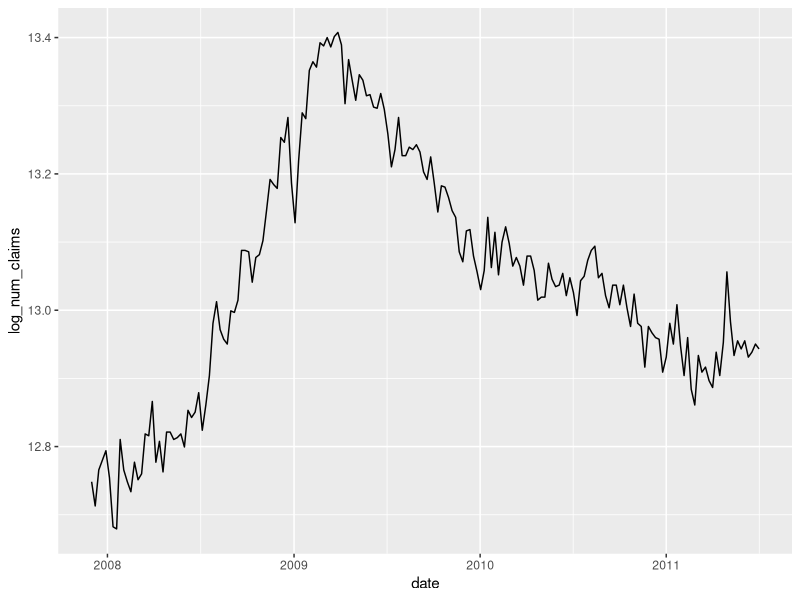

Reproduce this figure in R.
## ---- chunk 1
library(tidyverse)
library(dplyr)
library(modelr)
library(scales)
library(lubridate)
library(stats)
## ---- chunk 2
claims <- read.csv("unemployment_claims.csv")


# unemployment_claims.csv has been acquired and formatted from:
# https://fred.stlouisfed.org/series/CCSA
# https://oui.doleta.gov/unemploy/claims.asp

names(claims) <- c("date", "num_initial_claims")
claims <- claims %>% mutate(num_initial_claims = as.numeric(gsub(",", "", num_initial_claims)), date = as.Date(date))

claims <- claims %>% mutate(log_num_claims = log(num_initial_claims))

claims

claims_recession <- claims %>% filter(date >= "2007-12-01" & date <= "2011-07-02")
claims_recession %>%
  ggplot(aes(x = date, y = log_num_claims)) +
  geom_line()
## ---- chunk 3
#baseline model

claims_data <- claims %>% filter (date >= "2004-01-17" & date <= "2011-07-02")

model_baseline <- lm(log_num_claims ~ lag(log_num_claims, 1), data = claims_data)

claims_data

summary(model_baseline)
## ---- chunk 4

#read and clean google trends data

jobs <- read.csv("jobs_google_trends.csv")
welfare <- read.csv("welfare_google_trends.csv")

welfare <- welfare %>% 
  mutate(date = as.Date(gsub("-", "/", paste(Month, "-01", sep = ""))))%>%
  select(-Month)

jobs <- jobs %>% 
  mutate(date = as.Date(gsub("-", "/", paste(Month, "-01", sep = "")))) %>%
  select(-Month)

jobs
welfare
